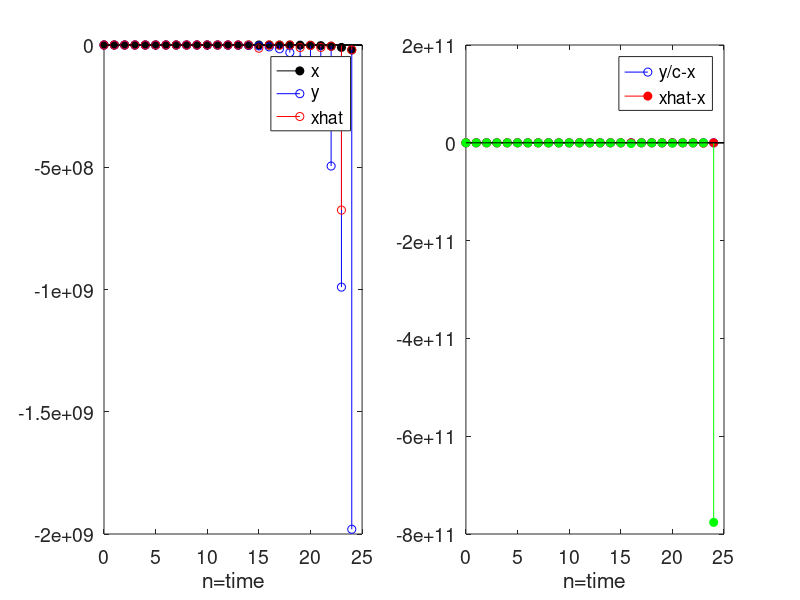

Write MATLAB code to recreate this figure. (Note: this script raises an error after producing the figure.)
clc;
clear all;
set(0,'DefaultAxesFontSize', 14);

a = 2; %Test 2,0.5,10
c = 100;
varv = 10; %channel noise
varw = 1; %system noise
n = 25;

%initialize
x = zeros(1,n);
y = zeros(1,n);
xhat = zeros(1,n);
xhatmem = zeros(1,n);

x(1,1) = normrnd(0,1); %x[0], matlab is 1-indexed
y(1,1) = c*x(1,1)+normrnd(0,varv);
xhat(1,1) = y(1,1)*c*1/(c^2+varv);
xhatmem(1,1) = 0;
varx = [1];
vary = [c^2+varv];

%time passing
for t=1:(n-1)
    x(1,t+1) = a*x(1,t)+normrnd(0,varw);
    y(1,t+1) = c*x(1,(t+1))+normrnd(0,varv);
    varx = [varx a^2*varx + varw];
    vary = [vary c^2*varx + varv];
    xhat(1,t+1) = y(1,t+1)*c*varx(1,t+1)/vary(1,t+1);
    star = (a^2*c*varx(1,t)*vary(1,t)*(vary(1,t)-c^2*varx(1,t)))/(a^2*c^2*varx(1,t)*(c^2*varx(1,t)*(varx(1,t)+varv)-2*c*varx(1,t)*vary(1,t)+vary(1,t)^2)-2*a*c^2*varv*varx(1,t)*vary(1,t)+vary(1,t)^2*(c^2*varw+varv));
    star = star*(y(1,t+1)-c^2*a*varx(1,t)/vary(1,t)*y(1,t));
    xhatmem(1,t+1) = star+(a*c*varx(1,t)/vary(1,t)*y(1,t));
    t
end

%hold all
subplot(1,2,1), stem(0:t,x,'k','filled')
subplot(1,2,1), hold on, stem(0:t,y,'b')
subplot(1,2,1), hold on, stem(0:t,xhat,'r')
xlabel('n=time')
legend1 = legend('x','y','xhat','Location','Best');

subplot(1,2,2), stem(0:t,y/c-x,'b')
subplot(1,2,2), hold on, stem(0:t,xhat-x,'r','filled')
subplot(1,2,2), hold on, stem(0:t,xhatmem-x, 'g','filled')
xlabel('n=time')
legend2 = legend('y/c-x','xhat-x');

suptitle(['a= ' num2str(a) '; c= ' num2str(c) '; varv= ' num2str(varv) '; varw= ' num2str(varw)])

%%

clc;
clear all;
set(0,'DefaultAxesFontSize', 14);

a = 2; %Test 2,0.5,10
c = 1;
varv = 10;
varw = 1;
n = 25;

%initialize
x = normrnd(0,1,[1,1]); %x[0]
y = c*x+normrnd(0,varv);
xhat = y*c*1/(c^2+varv);
xhatmem = y*c/(c^2+varv);
varx = 1;
vary = c^2+varv;

%time passing
for t=1:(n-1)
    w = normrnd(0,varw);
    x = [x a*x(1,t)+w];
    v = normrnd(0,varv);
    y = [y c*x(1,(t+1))+v];
    star = (a^2*c*varx*vary*(vary-c^2*varx))/(a^2*c^2*varx*(c^2*varx*(varx+varv)-2*c*varx*vary+vary^2)-2*a*c^2*varv*varx*vary+vary^2*(c^2*varw+varv));
    star = star*(y(1,t+1)-c^2*a*varx/vary*y(1,t));
    xhatmem = [xhatmem star+(a*c*varx/vary*y(1,t))];
    varx = a^2*varx + varw;
    vary = c^2*varx + varv;
    xhat = [xhat y(1,t+1)*c*varx/vary];
end

%hold all
subplot(1,2,1), stem(0:t,x,'k')
subplot(1,2,1), hold on, stem(0:t,y,'b','filled')
subplot(1,2,1), hold on, stem(0:t,xhat,'r')
xlabel('n=time')
legend1 = legend('x','y','xhat','Location','Best');

subplot(1,2,2), stem(0:t,abs(y/c-x),'b','filled')
subplot(1,2,2), hold on, stem(0:t,abs(xhat-x),'r','filled')
subplot(1,2,2), hold on, stem(0:t,abs(xhatmem-x),'g','filled')
xlabel('n=time')
legend2 = legend('y/c-x','xhat-x');

suptitle(['a= ' num2str(a) '; c= ' num2str(c) '; varv= ' num2str(varv) '; varw= ' num2str(varw)])
